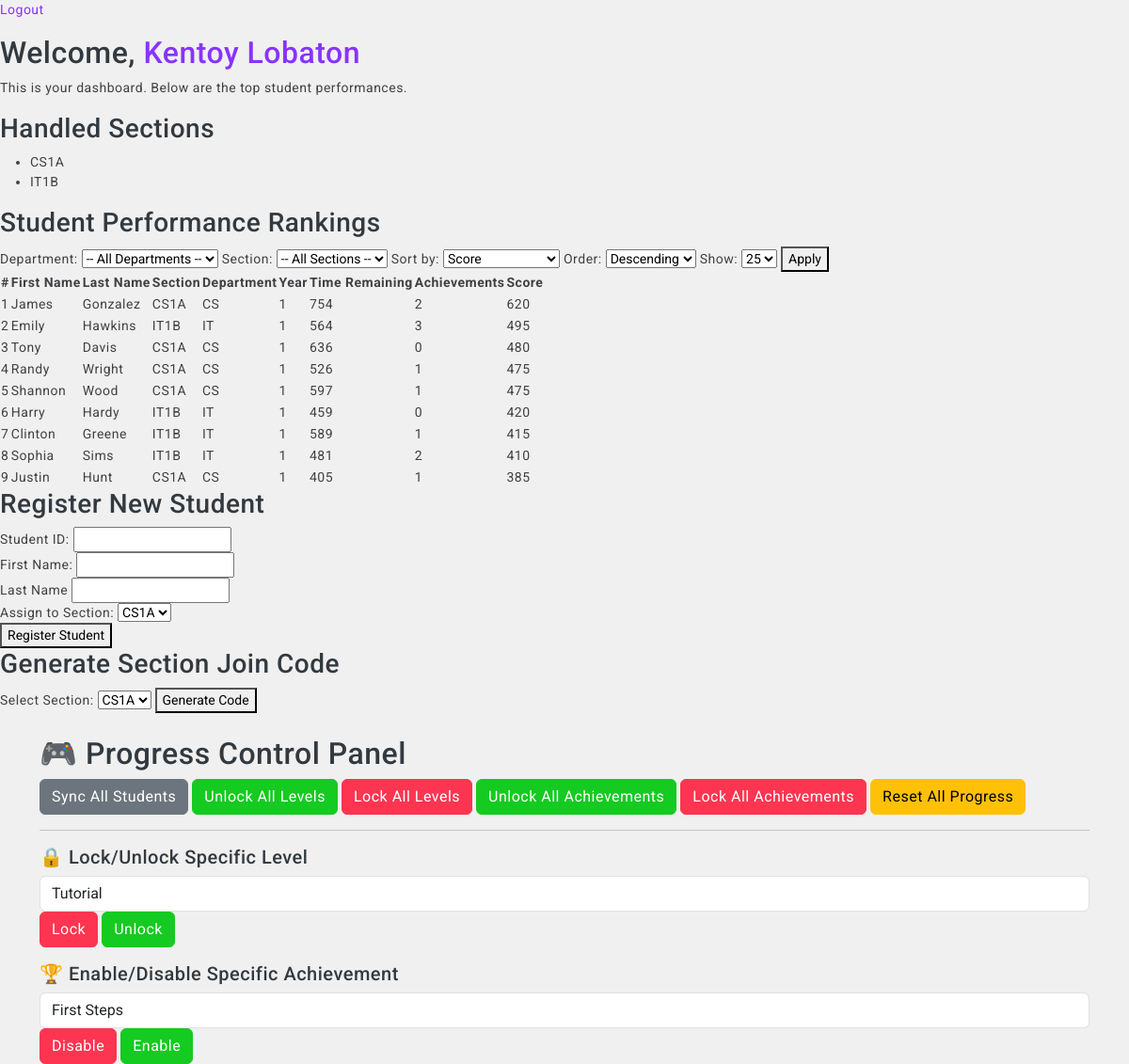
Screenshot of /teacher/dashboard/ (signed in) with the database file from the repository.
### StudentManagementSystem/models/teachers.py (models this page shows, shortened)
class Teacher(models.Model):
    teacher_id = models.CharField(max_length=50, unique=True)
    first_name = models.CharField(max_length=150)
    last_name = models.CharField(max_length=150)
    date_of_birth = models.DateField(null=True, blank=True)
    password = models.CharField(max_length=128)  # store hashed passwords ideally
    role = models.CharField(
        max_length=20,
        choices=Role.choices,
        default=Role.TEACHER  # Default to 'Teacher' role
    )

class HandledSection(models.Model):
    teacher = models.ForeignKey(Teacher, on_delete=models.CASCADE, related_name='handled_sections')
    department = models.ForeignKey(Department, on_delete=models.CASCADE)
    year_level = models.ForeignKey(YearLevel, on_delete=models.CASCADE)
    section = models.ForeignKey(Section, on_delete=models.CASCADE)
    class Meta:
        unique_together = ('teacher', 'department', 'year_level', 'section')

### StudentManagementSystem/models/department.py (models this page shows, shortened)
class Department(models.Model):
    name = models.CharField(max_length=50, unique=True)  # e.g. "CS", "IT"

### StudentManagementSystem/models/year_level.py (models this page shows, shortened)
class YearLevel(models.Model):
    year = models.PositiveSmallIntegerField(unique=True)  # e.g. 1, 2, 3, 4

### StudentManagementSystem/models/section.py (models this page shows, shortened)
class Section(models.Model):
    department = models.ForeignKey(Department, on_delete=models.CASCADE)  # Link to Department model
    year_level = models.ForeignKey(YearLevel, on_delete=models.CASCADE)  # Link to YearLevel model
    letter = models.CharField(max_length=1)  # e.g., "A", "B", "C"
    class Meta:
        unique_together = ('department', 'year_level', 'letter')  # Ensure unique combination of department, year, and section letter

### StudentManagementSystem/models/student.py (models this page shows, shortened)
class Student(models.Model):
    student_id = models.CharField(max_length=50, unique=True)  # unique username or ID
    first_name = models.CharField(max_length=150)
    last_name = models.CharField(max_length=150)
    date_of_birth = models.DateField(null=True, blank=True)
    password = models.CharField(max_length=128)  # should be hashed
    year_level = models.ForeignKey(YearLevel, on_delete=models.CASCADE, null=True, blank=True)
    section = models.ForeignKey(Section, on_delete=models.CASCADE, null=True, blank=True)
    role = models.CharField(
        max_length=20,
        choices=Role.choices,
        default=Role.STUDENT  # Default to 'Student' role
    )
    @property
    def full_section(self):
        if self.section:
            return f"{self.section.department.name}{self.section.year_level.year}{self.section.letter}"
        return "N/A"

### GameProgress/models/level_definition.py (models this page shows, shortened)
class LevelDefinition(models.Model):
    name = models.CharField(max_length=100, unique=True)
    unlocked = models.BooleanField(default=False)

### GameProgress/models/achievement_definition.py (models this page shows, shortened)
class AchievementDefinition(models.Model):
    code = models.CharField(max_length=100, unique=True)
    title = models.CharField(max_length=200)
    description = models.TextField()
    is_active = models.BooleanField(default=True)  # ✅ This is the only control you need

### StudentManagementSystem/views/teacher/dashboard_teacher.py (the view)
def teacher_dashboard(request):
    teacher_id = request.session.get('user_id')
    if not teacher_id:
        return redirect('unified_login')
    teacher = Teacher.objects.get(id=teacher_id)
    context = get_teacher_dashboard_context(teacher)
    ranking_context = get_rankings_context(request, teacher=teacher)
    context.update(ranking_context)
    return render(request, 'teacher/dashboard.html', context)

### StudentManagementSystem/templates/teacher/dashboard.html (shortened to what this page needs)
{% extends 'base.html' %}
{% block content %}
    <p><a href="{% url 'unified_logout' %}">Logout</a></p>
    {% include 'teacher/teacher_info.html' %}
    {% include 'teacher/handled_sections.html' %}
    {% include 'admin/student_ranking.html' %}
    {% include 'teacher/register_student.html' %}
    {% include 'teacher/generate_section_code.html' %}
    {% include 'teacher/progress_control.html' %}
{% endblock %}

### StudentManagementSystem/templates/teacher/teacher_info.html
{% block teacher_info %}
    <h2>Welcome,
        <a href="{% url 'edit_profile' teacher.id %}">
            {{ teacher.first_name }} {{ teacher.last_name }}
        </a>
    </h2>
    <p>This is your dashboard. Below are the top student performances.</p>
{% endblock %}

### StudentManagementSystem/templates/teacher/handled_sections.html
{% block handled_sections %}
    <h3>Handled Sections</h3>
    <ul>
        {% for hs in handled_sections %}
            <li>{{ hs.department.name }}{{ hs.year_level.year }}{{ hs.section.letter }}</li>
        {% empty %}
            <li>No sections assigned.</li>
        {% endfor %}
    </ul>
{% endblock %}

### StudentManagementSystem/templates/admin/student_ranking.html (shortened to what this page needs)
<h3>Student Performance Rankings</h3>
<form method="get" class="filter-form">
    <label for="department">Department:</label>
    <select name="department" id="department">
        <option value="">-- All Departments --</option>
    </select>
    <label for="filter_by">Section:</label>
    <select name="filter_by" id="filter_by">
        <option value="">-- All Sections --</option>
    </select>
    <label for="sort_by">Sort by:</label>
    <select name="sort_by" id="sort_by">
        <option value="score" {% if sort_by == "score" %}selected{% endif %}>Score</option>
    </select>
    <label for="sort_order">Order:</label>
    <select name="sort_order" id="sort_order">
        <option value="desc" {% if sort_order == "desc" %}selected{% endif %}>Descending</option>
    </select>
    <label for="per_page">Show:</label>
    <select name="per_page" onchange="this.form.submit()">
        <option value="25" {% if per_page == 25 %}selected{% endif %}>25</option>
    </select>
    <button type="submit">Apply</button>
</form>
<table>
    <thead>
    <tr>
        <th>#</th>
        <th>First Name</th>
        <th>Last Name</th>
        <th>Section</th>
        <th>Department</th>
        <th>Year</th>
        <th>Time Remaining</th>
        <th>Achievements</th>
        <th>Score</th>
    </tr>
    </thead>
    <tbody>
    {% for student in rankings %}
        <tr>
            <td>{{ forloop.counter }}</td>
            <td>{{ student.first_name }}</td>
            <td>{{ student.last_name }}</td>
            <td>{{ student.section }}</td>
            <td>{{ student.department }}</td>
            <td>{{ student.year_level }}</td>
            <td>{{ student.total_time_remaining }}</td>
            <td>{{ student.achievements_unlocked }}</td>
            <td>{{ student.score }}</td>
        </tr>
    {% empty %}
        <tr>
            <td colspan="8">No student data available.</td>
        </tr>
    {% endfor %}
    </tbody>
</table>

### StudentManagementSystem/templates/teacher/progress_control.html (shortened to what this page needs)
{% block progress_control %}
    <div class="container mt-4">
        <h2>🎮 Progress Control Panel</h2>
        <form method="post" class="mb-3" action="{% url 'progress_control_teacher' %}">
            <button name="action" value="sync" class="btn btn-secondary">Sync All Students</button>
            <button name="action" value="unlock_levels" class="btn btn-success">Unlock All Levels</button>
            <button name="action" value="lock_levels" class="btn btn-danger">Lock All Levels</button>
            <button name="action" value="enable_achievements" class="btn btn-success">Unlock All Achievements</button>
            <button name="action" value="disable_achievements" class="btn btn-danger">Lock All Achievements</button>
            <button name="action" value="reset_progress" class="btn btn-warning">Reset All Progress</button>
        </form>
        <hr>
        <h5>🔒 Lock/Unlock Specific Level</h5>
        <form method="post" class="form-inline mb-3" action="{% url 'progress_control_teacher' %}">
            <div class="form-group">
                <select name="level_name" class="form-control mr-2" required>
                    {% for level in level_options %}
                        <option value="{{ level.value }}">{{ level.label }}</option>
                    {% endfor %}
                </select>
                <button name="action" value="lock_single_level" class="btn btn-danger mr-1">Lock</button>
                <button name="action" value="unlock_single_level" class="btn btn-success">Unlock</button>
            </div>
        </form>
        <h5>🏆 Enable/Disable Specific Achievement</h5>
        <form method="post" class="form-inline" action="{% url 'progress_control_teacher' %}">
            <div class="form-group">
                <select name="achievement_code" class="form-control mr-2" required>
                    {% for ach in achievement_options %}
                        <option value="{{ ach.value }}">
                            {{ ach.label }}{% if not ach.is_active %} (Disabled){% endif %}
                        </option>
                    {% endfor %}
                </select>
                <button name="action" value="disable_single_achievement" class="btn btn-danger mr-1">Disable</button>
                <button name="action" value="enable_single_achievement" class="btn btn-success">Enable</button>
            </div>
        </form>
    </div>
{% endblock %}

### assets/assets/css/app.css (style rules this page uses)
body { font-size: 14px; color: #404143; background-color: #f0f0f0; letter-spacing: 0.5px; overflow-x: hidden; font-family: 'Roboto', sans-serif; }
a { text-decoration: none; }

### rows the page displays
Teacher: first_name "Kentoy", last_name "Lobaton"
HandledSection: department.name "CS", year_level.year "1", section.letter "A"
HandledSection: department.name "IT", year_level.year "1", section.letter "B"
Student: first_name "James", last_name "Gonzalez"
Department: department "CS" "CS" "CS" "CS" "CS"
Student: first_name "Emily", last_name "Hawkins"
Department: department "IT" "IT" "IT" "IT"
Student: first_name "Tony", last_name "Davis"
Student: first_name "Randy", last_name "Wright"
Student: first_name "Shannon", last_name "Wood"
Student: first_name "Harry", last_name "Hardy"
Student: first_name "Clinton", last_name "Greene"
Student: first_name "Sophia", last_name "Sims"
Student: first_name "Justin", last_name "Hunt"
LevelDefinition: level_name "Tutorial"
AchievementDefinition: achievement_code "First Steps"

### other values shown
{{ student.section }} "CS1A" "IT1B" "CS1A" "CS1A" "CS1A" "IT1B" "IT1B" "IT1B" "CS1A"
{{ student.year_level }} "1" "1" "1" "1" "1" "1" "1" "1" "1"
{{ student.total_time_remaining }} "754" "564" "636" "526" "597" "459" "589" "481" "405"
{{ student.achievements_unlocked }} "2" "3" "0" "1" "1" "0" "1" "2" "1"
{{ student.score }} "620" "495" "480" "475" "475" "420" "415" "410" "385"
form field section_id "CS1A"
